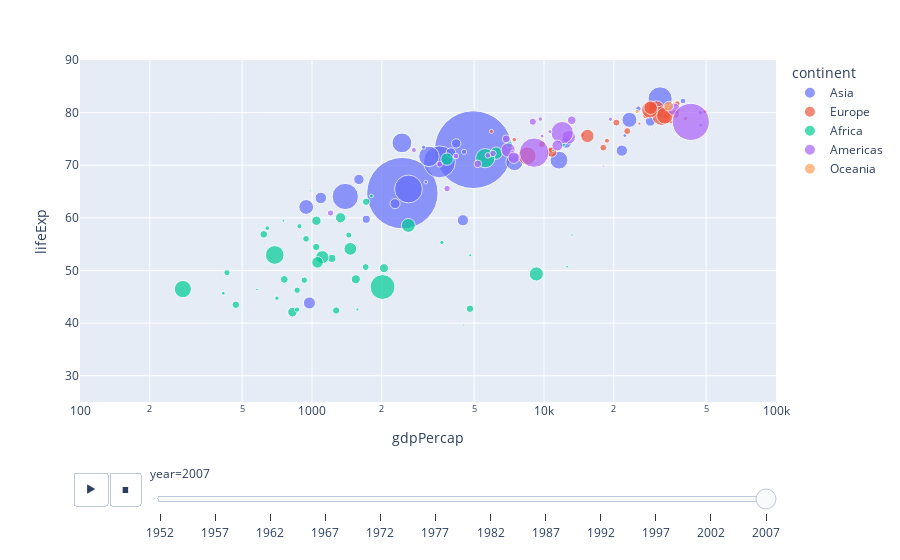

The notebook cell saved with this chart:
### Code cell
df_gap = px.data.gapminder()
px.scatter(df_gap, x="gdpPercap", y="lifeExp", animation_frame="year", animation_group="country",
           size="pop", color="continent", hover_name="country",
           log_x=True, size_max=55, range_x=[100,100000], range_y=[25,90])

### Figure 1 — Plotly figure (JSON) as saved in the notebook; plotly's stock layout.template omitted (floating-point values rounded to 4 significant figures)
{"data": [{"hovertemplate": "<b>%{hovertext}</b><br><br>continent=Asia<br>year=2007<br>gdpPercap=%{x}<br>lifeExp=%{y}<br>pop=%{marker.size}<extra></extra>", "hovertext": ["Afghanistan", "Bahrain", "Bangladesh", "Cambodia", "China", "Hong Kong, China", "India", "Indonesia", "Iran", "Iraq", "Israel", "Japan", "Jordan", "Korea, Dem. Rep.", "Korea, Rep.", "Kuwait", "Lebanon", "Malaysia", "Mongolia", "Myanmar", "Nepal", "Oman", "Pakistan", "Philippines", "Saudi Arabia", "Singapore", "Sri Lanka", "Syria", "Taiwan", "Thailand", "Vietnam", "West Bank and Gaza", "Yemen, Rep."], "ids": ["Afghanistan", "Bahrain", "Bangladesh", "Cambodia", "China", "Hong Kong, China", "India", "Indonesia", "Iran", "Iraq", "Israel", "Japan", "Jordan", "Korea, Dem. Rep.", "Korea, Rep.", "Kuwait", "Lebanon", "Malaysia", "Mongolia", "Myanmar", "Nepal", "Oman", "Pakistan", "Philippines", "Saudi Arabia", "Singapore", "Sri Lanka", "Syria", "Taiwan", "Thailand", "Vietnam", "West Bank and Gaza", "Yemen, Rep."], "legendgroup": "Asia", "marker": {"color": "#636efa", "size": [31889923, 708573, 150448339, 14131858, 1318683096, 6980412, 1110396331, 223547000, 69453570, 27499638, 6426679, 127467972, 6053193, 23301725, 49044790, 2505559, 3921278, 24821286, 2874127, 47761980, 28901790, 3204897, 169270617, 91077287, 27601038, 4553009, 20378239, 19314747, 23174294, 65068149, 85262356, 4018332, 22211743], "sizemode": "area", "sizeref": 435900.0, "symbol": "circle"}, "mode": "markers", "name": "Asia", "orientation": "v", "showlegend": true, "type": "scatter", "x": [974.6, 29800.0, 1391.0, 1714.0, 4959.0, 39720.0, 2452.0, 3541.0, 11610.0, 4471.0, 25520.0, 31660.0, 4519.0, 1593.0, 23350.0, 47310.0, 10460.0, 12450.0, 3096.0, 944, 1091.0, 22320.0, 2606.0, 3190.0, 21650.0, 47140.0, 3970.0, 4185.0, 28720.0, 7458.0, 2442.0, 3025.0, 2281.0], "xaxis": "x", "y": [43.83, 75.64, 64.06, 59.72, 72.96, 82.21, 64.7, 70.65, 70.96, 59.55, 80.75, 82.6, 72.53, 67.3, 78.62, 77.59, 71.99, 74.24, 66.8, 62.07, 63.78, 75.64, 65.48, 71.69, 72.78, 79.97, 72.4, 74.14, 78.4, 70.62, 74.25, 73.42, 62.7], "yaxis": "y"}, {"hovertemplate": "<b>%{hovertext}</b><br><br>continent=Europe<br>year=2007<br>gdpPercap=%{x}<br>lifeExp=%{y}<br>pop=%{marker.size}<extra></extra>", "hovertext": ["Albania", "Austria", "Belgium", "Bosnia and Herzegovina", "Bulgaria", "Croatia", "Czech Republic", "Denmark", "Finland", "France", "Germany", "Greece", "Hungary", "Iceland", "Ireland", "Italy", "Montenegro", "Netherlands", "Norway", "Poland", "Portugal", "Romania", "Serbia", "Slovak Republic", "Slovenia", "Spain", "Sweden", "Switzerland", "Turkey", "United Kingdom"], "ids": ["Albania", "Austria", "Belgium", "Bosnia and Herzegovina", "Bulgaria", "Croatia", "Czech Republic", "Denmark", "Finland", "France", "Germany", "Greece", "Hungary", "Iceland", "Ireland", "Italy", "Montenegro", "Netherlands", "Norway", "Poland", "Portugal", "Romania", "Serbia", "Slovak Republic", "Slovenia", "Spain", "Sweden", "Switzerland", "Turkey", "United Kingdom"], "legendgroup": "Europe", "marker": {"color": "#EF553B", "size": [3600523, 8199783, 10392226, 4552198, 7322858, 4493312, 10228744, 5468120, 5238460, 61083916, 82400996, 10706290, 9956108, 301931, 4109086, 58147733, 684736, 16570613, 4627926, 38518241, 10642836, 22276056, 10150265, 5447502, 2009245, 40448191, 9031088, 7554661, 71158647, 60776238], "sizemode": "area", "sizeref": 435900.0, "symbol": "circle"}, "mode": "markers", "name": "Europe", "orientation": "v", "showlegend": true, "type": "scatter", "x": [5937.0, 36130.0, 33690.0, 7446.0, 10680.0, 14620.0, 22830.0, 35280.0, 33210.0, 30470.0, 32170.0, 27540.0, 18010.0, 36180.0, 40680.0, 28570.0, 9254.0, 36800.0, 49360.0, 15390.0, 20510.0, 10810.0, 9787.0, 18680.0, 25770.0, 28820.0, 33860.0, 37510.0, 8458.0, 33200.0], "xaxis": "x", "y": [76.42, 79.83, 79.44, 74.85, 73.0, 75.75, 76.49, 78.33, 79.31, 80.66, 79.41, 79.48, 73.34, 81.76, 78.89, 80.55, 74.54, 79.76, 80.2, 75.56, 78.1, 72.48, 74.0, 74.66, 77.93, 80.94, 80.88, 81.7, 71.78, 79.42], "yaxis": "y"}, {"hovertemplate": "<b>%{hovertext}</b><br><br>continent=Africa<br>year=2007<br>gdpPercap=%{x}<br>lifeExp=%{y}<br>pop=%{marker.size}<extra></extra>", "hovertext": ["Algeria", "Angola", "Benin", "Botswana", "Burkina Faso", "Burundi", "Cameroon", "Central African Republic", "Chad", "Comoros", "Congo, Dem. Rep.", "Congo, Rep.", "Cote d'Ivoire", "Djibouti", "Egypt", "Equatorial Guinea", "Eritrea", "Ethiopia", "Gabon", "Gambia", "Ghana", "Guinea", "Guinea-Bissau", "Kenya", "Lesotho", "Liberia", "Libya", "Madagascar", "Malawi", "Mali", "Mauritania", "Mauritius", "Morocco", "Mozambique", "Namibia", "Niger", "Nigeria", "Reunion", "Rwanda", "Sao Tome and Principe", "Senegal", "Sierra Leone", "Somalia", "South Africa", "Sudan", "Swaziland", "Tanzania", "Togo", "Tunisia", "Uganda", "Zambia", "Zimbabwe"], "ids": ["Algeria", "Angola", "Benin", "Botswana", "Burkina Faso", "Burundi", "Cameroon", "Central African Republic", "Chad", "Comoros", "Congo, Dem. Rep.", "Congo, Rep.", "Cote d'Ivoire", "Djibouti", "Egypt", "Equatorial Guinea", "Eritrea", "Ethiopia", "Gabon", "Gambia", "Ghana", "Guinea", "Guinea-Bissau", "Kenya", "Lesotho", "Liberia", "Libya", "Madagascar", "Malawi", "Mali", "Mauritania", "Mauritius", "Morocco", "Mozambique", "Namibia", "Niger", "Nigeria", "Reunion", "Rwanda", "Sao Tome and Principe", "Senegal", "Sierra Leone", "Somalia", "South Africa", "Sudan", "Swaziland", "Tanzania", "Togo", "Tunisia", "Uganda", "Zambia", "Zimbabwe"], "legendgroup": "Africa", "marker": {"color": "#00cc96", "size": [33333216, 12420476, 8078314, 1639131, 14326203, 8390505, 17696293, 4369038, 10238807, 710960, 64606759, 3800610, 18013409, 496374, 80264543, 551201, 4906585, 76511887, 1454867, 1688359, 22873338, 9947814, 1472041, 35610177, 2012649, 3193942, 6036914, 19167654, 13327079, 12031795, 3270065, 1250882, 33757175, 19951656, 2055080, 12894865, 135031164, 798094, 8860588, 199579, 12267493, 6144562, 9118773, 43997828, 42292929, 1133066, 38139640, 5701579, 10276158, 29170398, 11746035, 12311143], "sizemode": "area", "sizeref": 435900.0, "symbol": "circle"}, "mode": "markers", "name": "Africa", "orientation": "v", "showlegend": true, "type": "scatter", "x": [6223.0, 4797.0, 1441.0, 12570.0, 1217.0, 430.1, 2042.0, 706.0, 1704.0, 986.1, 277.6, 3633.0, 1545.0, 2082.0, 5581.0, 12150.0, 641.4, 690.8, 13210.0, 752.7, 1328.0, 942.7, 579.2, 1463.0, 1569.0, 414.5, 12060.0, 1045.0, 759.3, 1043.0, 1803.0, 10960.0, 3820.0, 823.7, 4811.0, 619.7, 2014.0, 7670.0, 863.1, 1598.0, 1712.0, 862.5, 926.1, 9270.0, 2602.0, 4513.0, 1107.0, 883.0, 7093.0, 1056.0, 1271.0, 469.7], "xaxis": "x", "y": [72.3, 42.73, 56.73, 50.73, 52.3, 49.58, 50.43, 44.74, 50.65, 65.15, 46.46, 55.32, 48.33, 54.79, 71.34, 51.58, 58.04, 52.95, 56.73, 59.45, 60.02, 56.01, 46.39, 54.11, 42.59, 45.68, 73.95, 59.44, 48.3, 54.47, 64.16, 72.8, 71.16, 42.08, 52.91, 56.87, 46.86, 76.44, 46.24, 65.53, 63.06, 42.57, 48.16, 49.34, 58.56, 39.61, 52.52, 58.42, 73.92, 51.54, 42.38, 43.49], "yaxis": "y"}, {"hovertemplate": "<b>%{hovertext}</b><br><br>continent=Americas<br>year=2007<br>gdpPercap=%{x}<br>lifeExp=%{y}<br>pop=%{marker.size}<extra></extra>", "hovertext": ["Argentina", "Bolivia", "Brazil", "Canada", "Chile", "Colombia", "Costa Rica", "Cuba", "Dominican Republic", "Ecuador", "El Salvador", "Guatemala", "Haiti", "Honduras", "Jamaica", "Mexico", "Nicaragua", "Panama", "Paraguay", "Peru", "Puerto Rico", "Trinidad and Tobago", "United States", "Uruguay", "Venezuela"], "ids": ["Argentina", "Bolivia", "Brazil", "Canada", "Chile", "Colombia", "Costa Rica", "Cuba", "Dominican Republic", "Ecuador", "El Salvador", "Guatemala", "Haiti", "Honduras", "Jamaica", "Mexico", "Nicaragua", "Panama", "Paraguay", "Peru", "Puerto Rico", "Trinidad and Tobago", "United States", "Uruguay", "Venezuela"], "legendgroup": "Americas", "marker": {"color": "#ab63fa", "size": [40301927, 9119152, 190010647, 33390141, 16284741, 44227550, 4133884, 11416987, 9319622, 13755680, 6939688, 12572928, 8502814, 7483763, 2780132, 108700891, 5675356, 3242173, 6667147, 28674757, 3942491, 1056608, 301139947, 3447496, 26084662], "sizemode": "area", "sizeref": 435900.0, "symbol": "circle"}, "mode": "markers", "name": "Americas", "orientation": "v", "showlegend": true, "type": "scatter", "x": [12780.0, 3822.0, 9066.0, 36320.0, 13170.0, 7007.0, 9645.0, 8948.0, 6025.0, 6873.0, 5728.0, 5186.0, 1202.0, 3548.0, 7321.0, 11980.0, 2749.0, 9809.0, 4173.0, 7409.0, 19330.0, 18010.0, 42950.0, 10610.0, 11420.0], "xaxis": "x", "y": [75.32, 65.55, 72.39, 80.65, 78.55, 72.89, 78.78, 78.27, 72.23, 74.99, 71.88, 70.26, 60.92, 70.2, 72.57, 76.19, 72.9, 75.54, 71.75, 71.42, 78.75, 69.82, 78.24, 76.38, 73.75], "yaxis": "y"}, {"hovertemplate": "<b>%{hovertext}</b><br><br>continent=Oceania<br>year=2007<br>gdpPercap=%{x}<br>lifeExp=%{y}<br>pop=%{marker.size}<extra></extra>", "hovertext": ["Australia", "New Zealand"], "ids": ["Australia", "New Zealand"], "legendgroup": "Oceania", "marker": {"color": "#FFA15A", "size": [20434176, 4115771], "sizemode": "area", "sizeref": 435900.0, "symbol": "circle"}, "mode": "markers", "name": "Oceania", "orientation": "v", "showlegend": true, "type": "scatter", "x": [34440.0, 25190.0], "xaxis": "x", "y": [81.23, 80.2], "yaxis": "y"}], "layout": {"autosize": true, "legend": {"itemsizing": "constant", "title": {"text": "continent"}, "tracegroupgap": 0}, "margin": {"t": 60}, "sliders": [{"active": 11, "currentvalue": {"prefix": "year="}, "len": 0.9, "pad": {"b": 10, "t": 60}, "steps": [{"args": [["1952"], {"frame": {"duration": 0, "redraw": false}, "fromcurrent": true, "mode": "immediate", "transition": {"duration": 0, "easing": "linear"}}], "label": "1952", "method": "animate"}, {"args": [["1957"], {"frame": {"duration": 0, "redraw": false}, "fromcurrent": true, "mode": "immediate", "transition": {"duration": 0, "easing": "linear"}}], "label": "1957", "method": "animate"}, {"args": [["1962"], {"frame": {"duration": 0, "redraw": false}, "fromcurrent": true, "mode": "immediate", "transition": {"duration": 0, "easing": "linear"}}], "label": "1962", "method": "animate"}, {"args": [["1967"], {"frame": {"duration": 0, "redraw": false}, "fromcurrent": true, "mode": "immediate", "transition": {"duration": 0, "easing": "linear"}}], "label": "1967", "method": "animate"}, {"args": [["1972"], {"frame": {"duration": 0, "redraw": false}, "fromcurrent": true, "mode": "immediate", "transition": {"duration": 0, "easing": "linear"}}], "label": "1972", "method": "animate"}, {"args": [["1977"], {"frame": {"duration": 0, "redraw": false}, "fromcurrent": true, "mode": "immediate", "transition": {"duration": 0, "easing": "linear"}}], "label": "1977", "method": "animate"}, {"args": [["1982"], {"frame": {"duration": 0, "redraw": false}, "fromcurrent": true, "mode": "immediate", "transition": {"duration": 0, "easing": "linear"}}], "label": "1982", "method": "animate"}, {"args": [["1987"], {"frame": {"duration": 0, "redraw": false}, "fromcurrent": true, "mode": "immediate", "transition": {"duration": 0, "easing": "linear"}}], "label": "1987", "method": "animate"}, {"args": [["1992"], {"frame": {"duration": 0, "redraw": false}, "fromcurrent": true, "mode": "immediate", "transition": {"duration": 0, "easing": "linear"}}], "label": "1992", "method": "animate"}, {"args": [["1997"], {"frame": {"duration": 0, "redraw": false}, "fromcurrent": true, "mode": "immediate", "transition": {"duration": 0, "easing": "linear"}}], "label": "1997", "method": "animate"}, {"args": [["2002"], {"frame": {"duration": 0, "redraw": false}, "fromcurrent": true, "mode": "immediate", "transition": {"duration": 0, "easing": "linear"}}], "label": "2002", "method": "animate"}, {"args": [["2007"], {"frame": {"duration": 0, "redraw": false}, "fromcurrent": true, "mode": "immediate", "transition": {"duration": 0, "easing": "linear"}}], "label": "2007", "method": "animate"}], "x": 0.1, "xanchor": "left", "y": 0, "yanchor": "top"}], "updatemenus": [{"active": 0, "buttons": [{"args": [null, {"frame": {"duration": 500, "redraw": false}, "fromcurrent": true, "mode": "immediate", "transition": {"duration": 500, "easing": "linear"}}], "label": "&#9654;", "method": "animate"}, {"args": [[null], {"frame": {"duration": 0, "redraw": false}, "fromcurrent": true, "mode": "immediate", "transition": {"duration": 0, "easing": "linear"}}], "label": "&#9724;", "method": "animate"}], "direction": "left", "pad": {"r": 10, "t": 70}, "showactive": false, "type": "buttons", "x": 0.1, "xanchor": "right", "y": 0, "yanchor": "top"}], "xaxis": {"anchor": "y", "domain": [0, 1], "range": [2, 5], "title": {"text": "gdpPercap"}, "type": "log"}, "yaxis": {"anchor": "x", "domain": [0, 1], "range": [25, 90], "title": {"text": "lifeExp"}, "type": "linear"}}}
